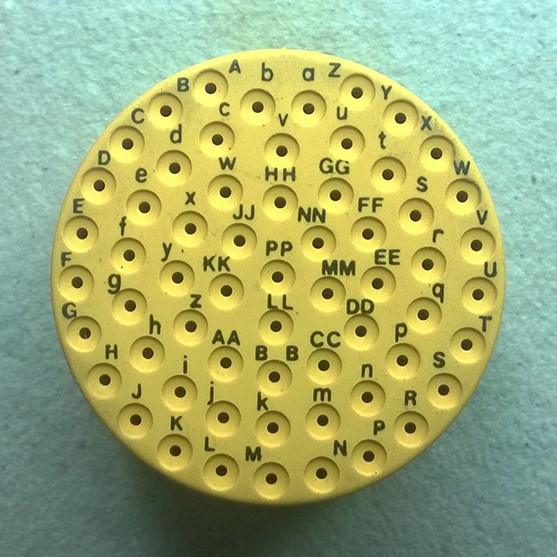
//> input picture qwerqwer.jpg, 557 x 557 px, given in place of 1.jpg, which was not available
$ ./Source   (built with g++ and OpenCV 4)
//> lines starting //> are read from the running program, lines starting //| are printed output that depends on the picture; after the words box and inside, x2 and y2 are one past the last pixel; in counts of white or black regions, pixels touching at a corner belong together; pictures that were not available may be replaced by others from this repository, and a replacement may not be noted
#include <opencv2/highgui/highgui.hpp>
#include "opencv2/core/core.hpp"
#include "opencv2/imgproc/imgproc.hpp"
#include "opencv2/core/types_c.h"
#include <iostream>
#include<stdlib.h>
#include<string.h>

using namespace std;
using namespace cv;


/** @function main */
int main()
{
	/// Declare variables
	Mat src, dst1, dst2, dst3, dst4, dst5, dst6, dst7, dst8;
	Mat horim, verim, rdiag, ldiag;
	Mat kernel1;
	Mat kernel2;
	Mat kernel3;
	Mat kernel4;
	Mat kernel5;
	Mat kernel6;
	Mat kernel7;
	Mat kernel8;
	Mat data1, data2, data3, data4, data5;
	const int kNewWidth = 4;
	const int kNewHeight = 4;
	Mat new_mat1, new_mat2, new_mat3, new_mat5, new_mat4;
	int MAX_ROW = 4, MAX_COL = 4;
	//	int one1[100];

	Point anchor;
	double delta;
	int ddepth;
	//int kernel_size;
	char* window_name1 = "horizontal1";
	char* window_name2 = "horizontal2";
	char* window_name3 = "vertical1";
	char* window_name4 = "vertical2";
	char* window_name5 = "rightdiag1";
	char* window_name6 = "rightdiag2";
	char* window_name7 = "leftdiag1";
	char* window_name8 = "leftdiag2";


	char* window1 = "resized1";
	char* window2 = "resized2";
	char* window3 = "resized3";
	char* window4 = "resized4";
	char* window5 = "resized5";


	int c;
	float horizontal1[3][3] =
	{
		{ 5, -3, -3 },
		{ 5, 0, -3 },
		{ 5, -3, -3 }
	};

	float horizontal2[3][3] =
	{
		{ 5, 5, 5 },
		{ -3, 0, -3 },
		{ -3, -3, -3 }
	};

	float vertical1[3][3] =
	{
		{ -3, -3, 5 },
		{ -3, 0, 5 },
		{ -3, -3, 5 }
	};

	float vertical2[3][3] =
	{
		{ 5, -3, -3 },
		{ 5, 0, -3 },
		{ 5, -3, -3 }
	};

	float rightdiag1[3][3] =
	{
		{ -3, 5, 5 },
		{ -3, 0, 5 },
		{ -3, -3, -3 }
	};

	float rightdiag2[3][3] =
	{
		{ -3, -3, -3 },
		{ 5, 0, -3 },
		{ 5, 5, -3 }
	};

	float leftdiag1[3][3] =
	{
		{ -3, -3, -3 },
		{ -3, 0, 5 },
		{ -3, 5, 5 }
	};

	float leftdiag2[3][3] =
	{
		{ 5, 5, -3 },
		{ 5, 0, -3 },
		{ -3, -3, -3 }
	};

	/// Load an image
	char filepath[200];
	int rowcount = 1;
	float dataAll[61][80];
	for (int i = 1; i < 61; i++)
	{
		strcpy(filepath, "threshold/");
		char filename[20];
		sprintf(filename, "%d.jpg", i);
		strcat(filepath, filename);
		src = imread(filepath);
//> src is the input picture: 557 rows x 557 cols, CV_8UC3; mean B, G, R 116.8, 174.3, 161.9
		//cout << filepath << endl;
		strcpy(filepath, "");

		/*
		if (!src.data)
		{
		return -1;
		}

		/// Create window
		namedWindow(window_name1, CV_WINDOW_AUTOSIZE);
		*/
		/// Initialize arguments for the filter
		anchor = Point(-1, -1);
		delta = 0;
		ddepth = -1;
		Mat dest;
		// thresholding the image
		Mat rc;
		cvtColor(src, rc, CV_BGR2GRAY);
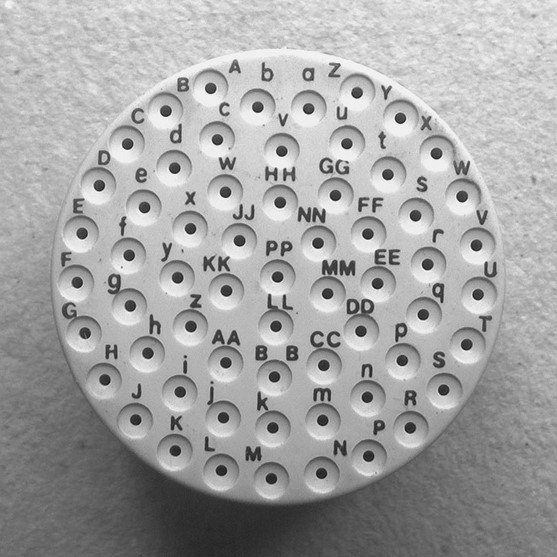
//> rc: 557 rows x 557 cols, CV_8UC1; min 24, max 246, mean 164
		threshold(rc, dest, 39, 255, 0);
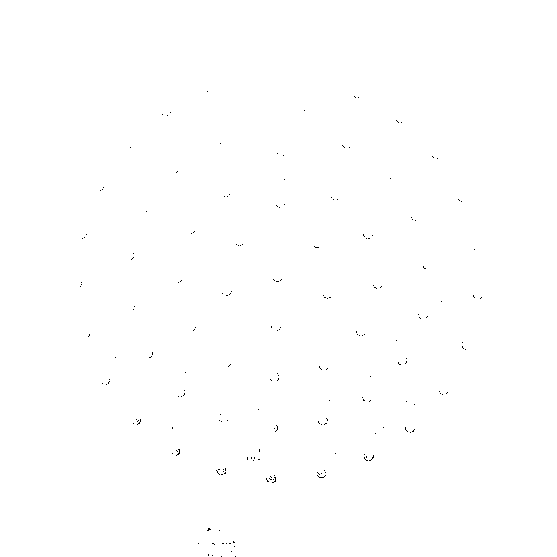
//> dest: 557 rows x 557 cols, CV_8UC1; 99.9% white; black in thin lines or dots, all inside (x1, y1, x2, y2) = (80, 91, 482, 557)
		/*  0-implies normal binary thresholding;
		1-inverse thresholding
		2: Truncate
		3: To Zero
		4: To Zero Inverted";
		reference link http://docs.opencv.org/2.4/doc/tutorials/imgproc/threshold/threshold.html
		*/
		imshow("thresh", dest);
		/// Update kernel size for a normalized box filter


		kernel1 = Mat(3, 3, CV_32FC1, horizontal1);
		kernel2 = Mat(3, 3, CV_32FC1, horizontal2);
		kernel3 = Mat(3, 3, CV_32FC1, vertical1);
		kernel4 = Mat(3, 3, CV_32FC1, vertical2);
		kernel5 = Mat(3, 3, CV_32FC1, rightdiag1);
		kernel6 = Mat(3, 3, CV_32FC1, rightdiag2);
		kernel7 = Mat(3, 3, CV_32FC1, leftdiag1);
		kernel8 = Mat(3, 3, CV_32FC1, leftdiag2);

		/// Apply filter
		filter2D(dest, dst1, ddepth, kernel1, anchor, delta, BORDER_DEFAULT);
//> dst1: 557 rows x 557 cols, CV_8UC1; 0.4% white in thin lines or dots, all inside (x1, y1, x2, y2) = (79, 90, 482, 557)
		filter2D(dest, dst2, ddepth, kernel2, anchor, delta, BORDER_DEFAULT);
//> dst2: 557 rows x 557 cols, CV_8UC1; 0.4% white in thin lines or dots, all inside (x1, y1, x2, y2) = (79, 90, 483, 557)
		filter2D(dest, dst3, ddepth, kernel3, anchor, delta, BORDER_DEFAULT);
//> dst3: 557 rows x 557 cols, CV_8UC1; 0.4% white in thin lines or dots, all inside (x1, y1, x2, y2) = (80, 90, 483, 557)
		filter2D(dest, dst4, ddepth, kernel4, anchor, delta, BORDER_DEFAULT);
		filter2D(dest, dst5, ddepth, kernel5, anchor, delta, BORDER_DEFAULT);
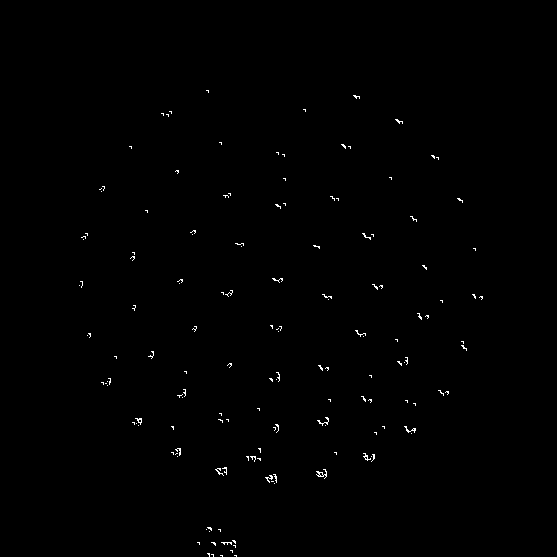
//> dst5: 557 rows x 557 cols, CV_8UC1; 0.4% white in thin lines or dots, all inside (x1, y1, x2, y2) = (79, 90, 483, 557)
		filter2D(dest, dst6, ddepth, kernel6, anchor, delta, BORDER_DEFAULT);
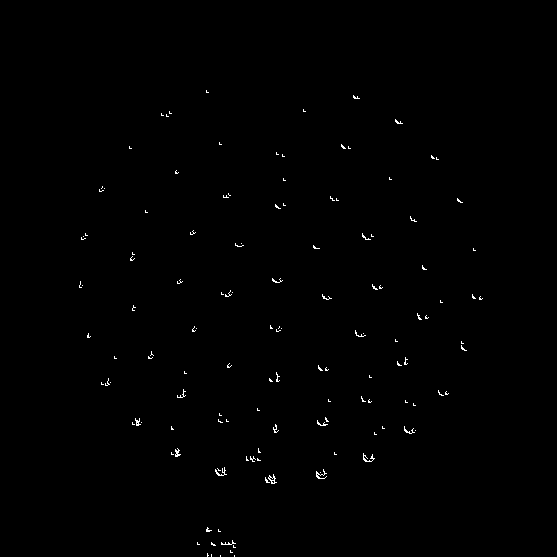
//> dst6: 557 rows x 557 cols, CV_8UC1; 0.4% white in thin lines or dots, all inside (x1, y1, x2, y2) = (79, 90, 483, 557)
		filter2D(dest, dst7, ddepth, kernel7, anchor, delta, BORDER_DEFAULT);
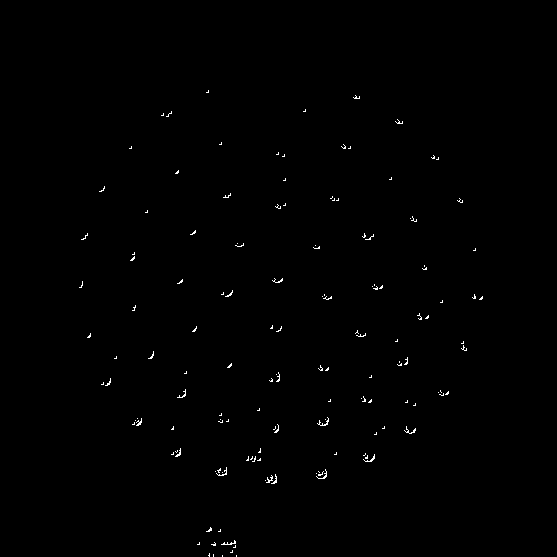
//> dst7: 557 rows x 557 cols, CV_8UC1; 0.4% white in thin lines or dots, all inside (x1, y1, x2, y2) = (79, 90, 483, 557)
		filter2D(dest, dst8, ddepth, kernel8, anchor, delta, BORDER_DEFAULT);
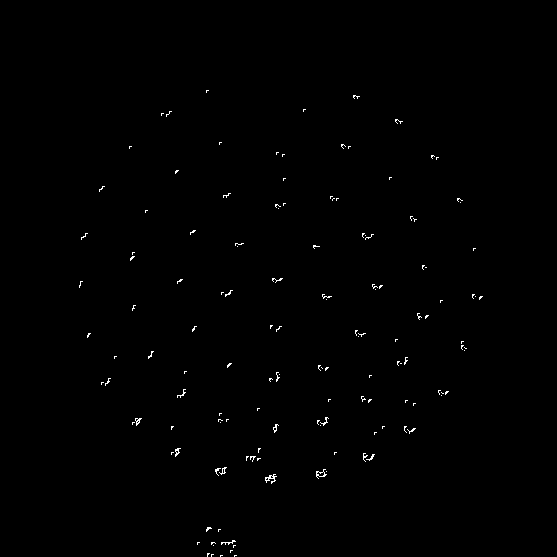
//> dst8: 557 rows x 557 cols, CV_8UC1; 0.4% white in thin lines or dots, all inside (x1, y1, x2, y2) = (79, 90, 483, 557)

		// [12 lines of commented-out code are left out]
		horim = max(dst1, dst2);
		verim = max(dst3, dst4);
		rdiag = max(dst5, dst6);
		ldiag = max(dst7, dst8);
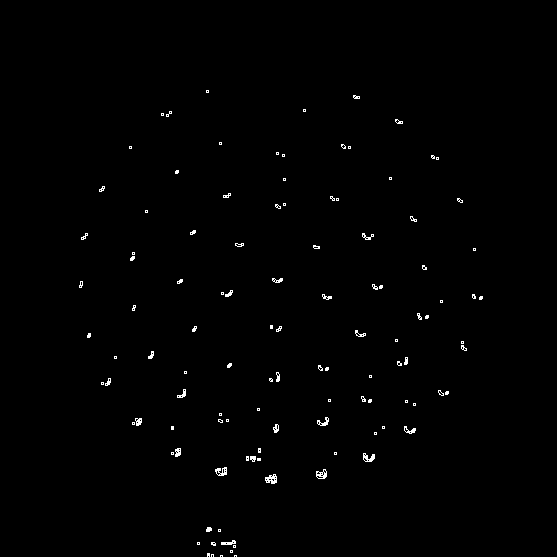
//> ldiag: 557 rows x 557 cols, CV_8UC1; 0.65% white in thin lines or dots, all inside (x1, y1, x2, y2) = (79, 90, 483, 557)

		//Resizing to 4x4 image
		resize(horim, new_mat1, cvSize(kNewWidth, kNewHeight));
//> new_mat1 = [[0, 0, 0, 0], [0, 0, 0, 0], [0, 0, 0, 0], [0, 0, 0, 0]]
		resize(verim, new_mat2, cvSize(kNewWidth, kNewHeight));
//> new_mat2 has the same summary as new_mat1
		resize(rdiag, new_mat3, cvSize(kNewWidth, kNewHeight));
//> new_mat3 has the same summary as new_mat1
		resize(ldiag, new_mat4, cvSize(kNewWidth, kNewHeight));
//> new_mat4 has the same summary as new_mat1
		resize(dest, new_mat5, cvSize(kNewWidth, kNewHeight));
//> new_mat5 = [[255, 255, 255, 255], [255, 255, 255, 255], [255, 255, 255, 255], [255, 255, 255, 255]]

		// displaying images
		imshow(window1, new_mat1);
		imshow(window2, new_mat2);
		imshow(window3, new_mat3);
		imshow(window4, new_mat4);
		imshow(window5, new_mat5);
		imshow("indow", src);

		// converting into a 1D array of data\

		data1 = new_mat1.reshape(16, 1);
		data2 = new_mat2.reshape(16, 1);
		data3 = new_mat3.reshape(16, 1);
		data4 = new_mat4.reshape(16, 1);
		data5 = new_mat5.reshape(16, 1);
		/*
		// Displaying data
		cout << data1 << endl;
		cout << data2 << endl;
		cout << data3 << endl;
		cout << data4 << endl;
		cout << data5;
		*/


		// inverted data ie 255-x  because in order for the characters to be in white

		CvMat inv1, inv2, inv3, inv4, inv5;

//> (the run ends here: the program needs code that is not available in this run, at `bitwise_not(data1, inv1);`)
